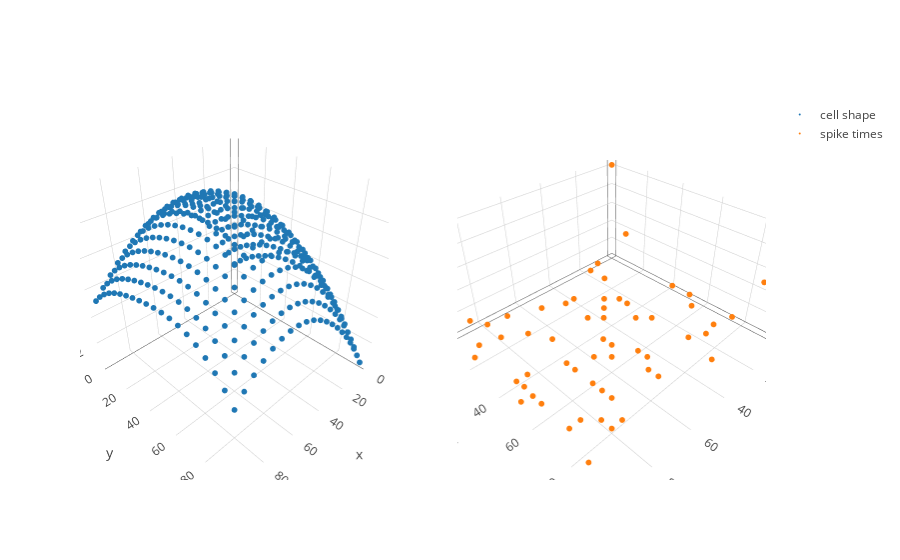

This figure's notebook cell:
### Markdown cell above
**Short description of problem**: We want to infer the conditional probability of a neuron firing given stimulation at particular spatial locations. We let $s_i$ denote the "gain" of stimulation at a given location $x_i$. On the right, we assume that we stimulate the neuron at a set of spatial locations $\{x_i\}_{i=1}^N$, and we receive the timing of the first spikes $\{y_i\}_{i=1}^N$. This $y_i$ is some stochastic function of $s_i$. For intuition, note that where the gain of stimulation is higher, the neurons tend to fire sooner.

The inference problem is as follows: given the timings of spikes at a sub-grid of stimulation locations, we want to infer the overall cell shape and quantify our uncertainty.  For inference, we put a GP prior on $\log s$.

$$\log s \sim \mathcal{GP}(\mu(\cdot), K(\cdot, \cdot))$$
$$y_i \sim \text{LIF}(s(x_i))$$

where LIF denotes a leaky integrate and fire likelihood, where the only free parameter is $s$.

### Code cell
X = sim.sim_X_equispaced(D = 2, N_dim = 20, lower=0, upper=100)
f = sim.sim_f(X, rbf, inv_softmax(np.array([40., 1.])), mu = 7.) - 1e-3*np.sum(np.square(X-50), 1)
ls = np.ones(len(f))*2.
lif_gen = LIFSim(l=ls)
spikes = lif_gen.sim(f)

X_part, y_part = sim.rand_partial_grid(X, spikes, 0.15)
X_full, y_full, obs_idx, imag_idx = sim.fill_grid(X_part, y_part)
color = np.zeros(X_full.shape[0])
color[obs_idx] = 1.0

trace_func = go.Scatter3d(x = X[:,0], y = X[:,1], z=f, mode = 'markers', marker=dict(size = 2), name = "cell shape")
trace_draws = go.Scatter3d(x = X_part[:,0], y = X_part[:,1], z=y_part, mode = 'markers', marker=dict(size = 2), name = "spike times")
fig = tools.make_subplots(rows=1, cols=2, specs=[[{'is_3d': True}, {'is_3d': True}]])
fig.append_trace(trace_func, 1, 1)
fig.append_trace(trace_draws, 1, 2)
iplot(fig)

### Figure 1 — Plotly figure (JSON) as saved in the notebook; plotly's stock layout.template omitted (floating-point values rounded to 4 significant figures; data arrays with more than 128 entries replaced by an {"elided": "..."} marker saying what was removed)
{"data": [{"marker": {"size": 2}, "mode": "markers", "name": "cell shape", "scene": "scene1", "type": "scatter3d", "x": {"elided": "400 int values"}, "y": {"elided": "400 int values"}, "z": {"elided": "400 float values"}}, {"marker": {"size": 2}, "mode": "markers", "name": "spike times", "scene": "scene2", "type": "scatter3d", "x": [0, 0, 0, 5, 5, 10, 10, 10, 15, 15, 20, 20, 20, 25, 25, 25, 25, 30, 30, 30, 35, 40, 40, 45, 45, 45, 45, 50, 50, 50, 50, 55, 55, 60, 65, 70, 70, 70, 70, 70, 70, 70, 75, 80, 80, 80, 80, 85, 85, 85, 90, 90, 90, 90, 90, 90, 95, 95, 95, 95], "y": [0, 10, 95, 45, 55, 60, 80, 90, 5, 75, 5, 15, 75, 30, 35, 50, 70, 25, 45, 85, 30, 15, 35, 15, 30, 60, 65, 45, 50, 70, 75, 10, 55, 50, 30, 5, 20, 45, 50, 60, 65, 70, 80, 5, 15, 75, 80, 0, 40, 70, 15, 40, 45, 50, 55, 70, 5, 20, 50, 85], "z": [51, 18, 51, 6, 6, 5, 10, 32, 5, 6, 3, 3, 4, 1, 1, 1, 2, 1, 1, 3, 1, 1, 1, 1, 1, 1, 1, 1, 1, 1, 1, 1, 1, 1, 1, 2, 1, 1, 1, 1, 1, 1, 2, 3, 2, 2, 2, 5, 2, 2, 4, 2, 3, 2, 2, 2, 6, 4, 3, 4]}], "layout": {"scene1": {"domain": {"x": [0, 0.45], "y": [0, 1]}}, "scene2": {"domain": {"x": [0.55, 1], "y": [0, 1]}}}}
